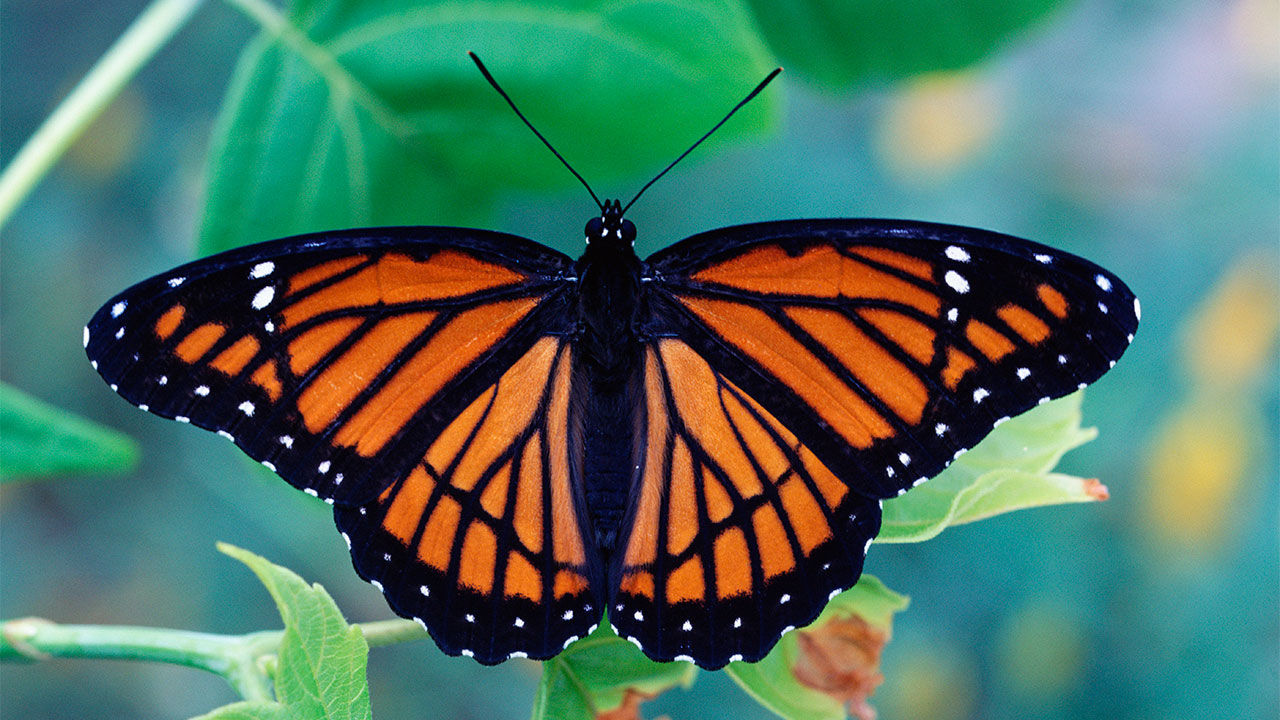
#> input picture K mean Clustering/butterfly.jpg, 1280 x 720 px
$ jupyter execute 'K mean Clustering.ipynb'   (shell and % lines are left out)
#> lines starting #> are read from the running program, lines starting #| are printed output that depends on the picture
[cell 1]
import numpy as np
import matplotlib.pyplot as plt
import cv2


#reading in the image
image = cv2.imread('butterfly.jpg')
#> image is the input picture: shape (720, 1280, 3); mean B, G, R 97.6, 113.9, 78.8

#making a copy of the image
image_copy = np.copy(image)

#changing color to RGB from BGR
image_copy = cv2.cvtColor(image_copy, cv2.COLOR_BGR2RGB)

plt.imshow(image_copy)

## Preparing data for k mean clustering

[cell 2]
#Reshaping image into a 2D array of pixels and 3 color values(RGB)
#k mean algorithm needs a 2D array as an input
pixel_vals = image_copy.reshape((-1,3))

#convert to float type
pixel_vals = np.float32(pixel_vals)

## Implementing K mean clustering

[cell 3]
#define stopping criteria
criteria = (cv2.TERM_CRITERIA_EPS + cv2.TERM_CRITERIA_MAX_ITER, 10, 1.0) #if the cluster moves less than "1.0" the algorithm stops and it means that it has converged

#performing k mean clustering
k = 3 #This means it will create 2 different sections of the image with the top two most prevelant colors
retval, labels, centers = cv2.kmeans(pixel_vals, k, None, criteria, 10, cv2.KMEANS_RANDOM_CENTERS)
#> retval = 3.8e+09; centers = [[19.05, 13.55, 27.49], [188.4, 148.2, 103.8], [54.23, 141.4, 125]]

## Display the results

[cell 4]
#To display the date we need to convert the data back to a 8 bit image

#converting data to a 8 bit value
centers = np.uint8(centers)
#> centers = [[19, 13, 27], [188, 148, 103], [54, 141, 125]]
segmented_data = centers[labels.flatten()]

#reshaping data into the original image dimensions
segmented_image = segmented_data.reshape((image_copy.shape))
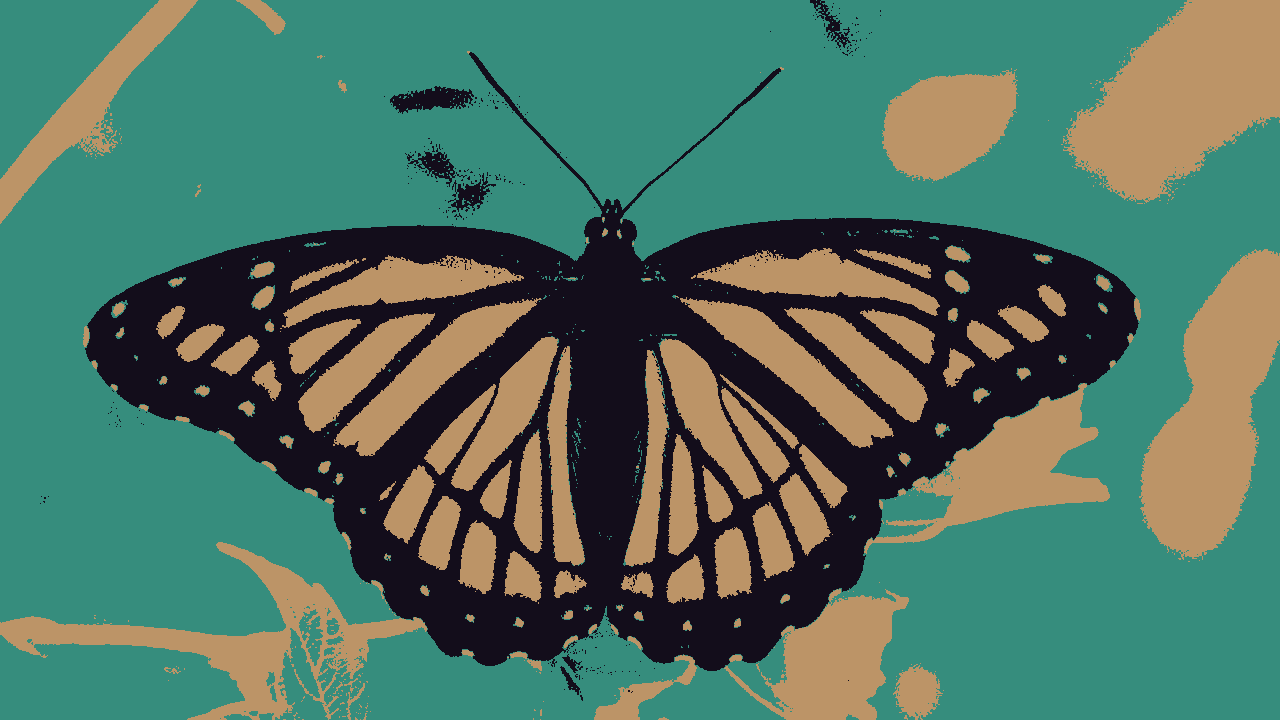
#> segmented_image: shape (720, 1280, 3); mean R, G, B 78.5, 113.5, 97.3
labels_reshape = labels.reshape(image_copy.shape[0], image_copy.shape[1])
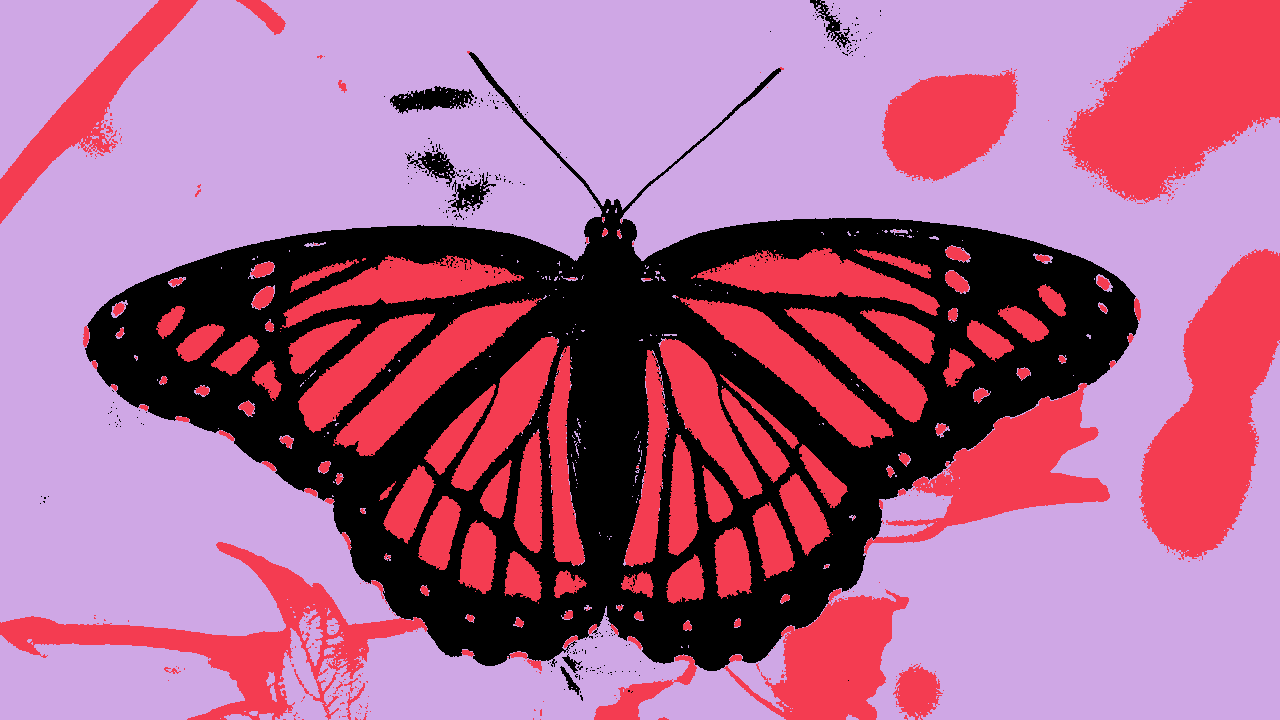
#> labels_reshape: shape (720, 1280) int32; 3 distinct labels, from 0 to 2; one colour per label, 0 black

plt.imshow(segmented_image)

[cell 5]
#visualizing one segment

plt.imshow(labels_reshape == 1, cmap = 'gray')
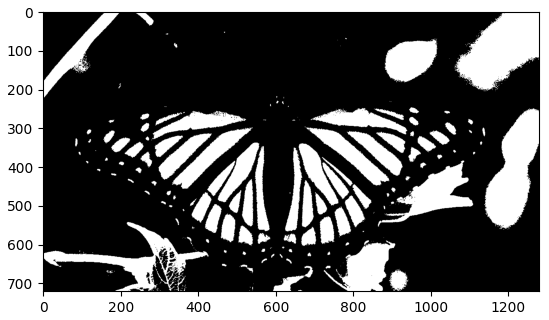
#> figure drawn by matplotlib, 1 panel

[cell 6]
#Masking image segment
masked_image = np.copy(image_copy)

masked_image[labels_reshape == 1 ] = [0, 0, 0]
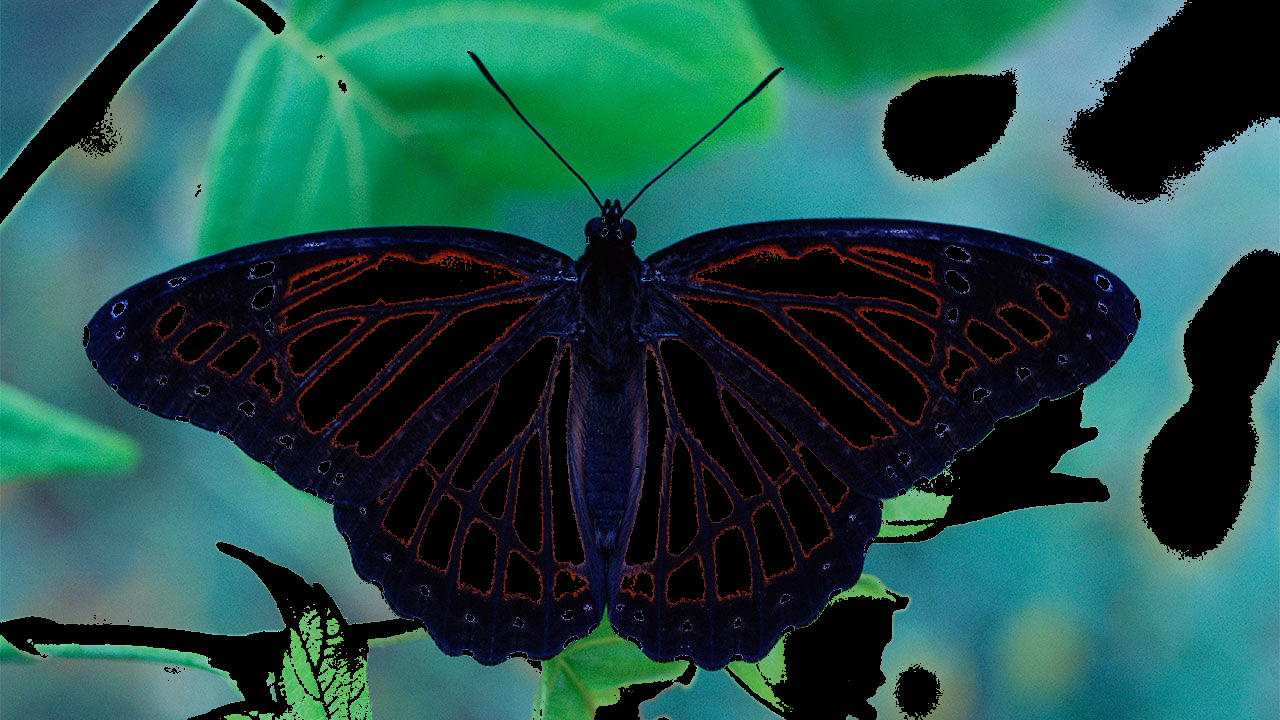
#> masked_image: shape (720, 1280, 3); mean R, G, B 33.1, 78, 72.5

#Displaying
plt.imshow(masked_image)
